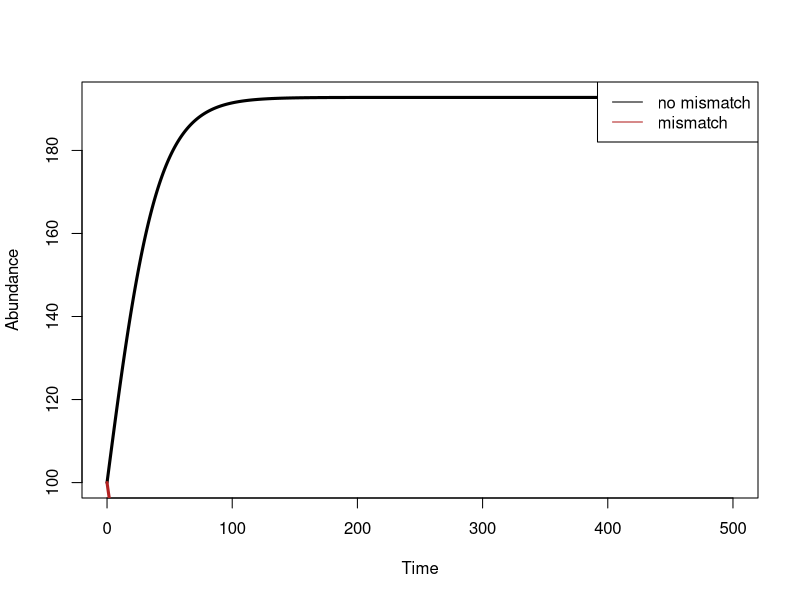

Generate this figure with R: (Note: this script raises an error after producing the figure.)
rm(list=ls())

#R script for modelling simple eco-evolutionary dynamics of a population

#Ecological model - no evolution of the phenotype, but the phenotype of the insect impacts growth rate
# Population dynamics only
b0<-1.5
d0<-0.5
w<-2  #width of the fitness curve
T<-20 #optimum Temperature
K<-200 #carrying capacity
u<- 20 # mean average trait value (the average optimum temperature at which fitness is the highest)
s<-0.1 #genetic variance. Here we assume environmental variance to be zero.
tmax<-500 #100 time points
dt<-0.05
N<-numeric(tmax)
N[1]<-100

for(t in 1:tmax){
  b<- (b0*w/sqrt(w^2+2*s))*exp(-(u-T)^2/(2*s+w^2))  #average rate of growth
  N[t+1] <- N[t] + N[t]*(b- d0- N[t]/K)*dt #euler approximation. This is being done in a simpler way. Euler approximation
  #is not accurate and one should switch to runge-kutta 4 or solvers for better accuracy.
  
  if(N[t+1]<0){N[t+1]<-0} # making sure abundance does drop below 0
}
plot(0:tmax,N, ylab="Abundance",xlab="Time",typ='l',lwd=3)




### What happens when Temperature is now 22 C ?


#Ecological model - no evolution of the phenotype, but the phenotype of the insect impacts growth rate
# Population dynamics only
b0<-1.5
d0<-0.5
w<-2 #width of the fitness curve
T<-22 #optimum Temperature
K<-200 #carrying capacity
u<- 20 # mean average trait value (the average optimum temperature at which fitness is the highest)
s<-0.1 #genetic variance. Here we assume environmental variance to be zero.
tmax<-500 #100 time points
dt<-0.05
N<-numeric(tmax)
N[1]<-100

for(t in 1:tmax){
  b<- (b0*w/sqrt(w^2+2*s))*exp(-(u-T)^2/(2*s+w^2))
  N[t+1] <- N[t] + N[t]*(b- d0-N[t]/K)*dt #euler approximation. This is being done in a simpler way. Euler approximation
  #is not accurate and one should switch to runge-kutta 4 or solvers for better accuracy.
  if(N[t+1]<0){N[t+1]<-0}
  
}
lines(0:tmax,N, ylab="Abundance",xlab="Time",typ='l', lwd=3,col="firebrick")
legend("topright", lty=c(1,1),col=c("black","firebrick"), c("no mismatch", "mismatch"))


#create a temporary data file

temp<-expand.grid(Temperature=seq(20,25,0.25)) %>%
  mutate(Equilibrium_Abundance=0)


for(r in 1:nrow(temp)){
  
  for(t in 1:tmax){
    T<-temp$Temperature[r]
    b<- (b0*w/sqrt(w^2+2*s))*exp(-(u-T)^2/(2*s+w^2)) #average rate of growth
    N[t+1] <- N[t] + N[t]*(b- d0-N[t]/K)*dt #euler approximation. This is being done in a simpler way. Euler approximation
    #is not accurate and one should switch to runge-kutta 4 or solvers for better accuracy.
  }
  
  temp$Equilibrium_Abundance[r]<- median(N,na.rm=T)
}

plot(temp$T,temp$Equilibrium_Abundance,cex=3,col="red", xlab="Temperature", ylab="Equilibrum mean abundance")

p1<-temp %>% ggplot(aes(x=(Temperature-20),y=Equilibrium_Abundance))+
  geom_point(size=4)+
  geom_line()+
  theme_classic()+
  ggtitle("No evolution of the mean phenotype")+
  geom_vline(xintercept = 1.3, linetype="dashed",col="grey2")+
  # geom_hline(yintercept = 0,linetype="dashed")+
  xlab("Mismatch in Temperature")+
  ylab("Equilibrium abundance")



############# Eco-Evolutionary dynamics ##############

# Here not only the population changes over time but also the mean trait evolves in response to changes

b0<-1.5
w<-2 #width of the fitness curve
T<-20 #optimum temperature
K<-200 #carrying capacity
s<-0.1 #genetic variance. Here we assume environmental variance to be zero. So Vp=Vg
tmax<-500 #100 time points
dt<-0.1
N<-numeric(tmax)
u<-numeric(tmax)
u[1]<-20# mean average trait value (the average optimum temperature at which fitness is the highest)
N[1]<-100

for(t in 1:tmax){
  b<- (b0*w/sqrt(w^2+2*s))*exp(-(u[t]-T)^2/(2*s+w^2))  #average rate of growth #average rate of growth
  N[t+1] <- N[t] + N[t]*(b- d0-N[t]/K)*dt #euler approximation. This is being done in a simpler way. Euler approximation
  #is not accurate and one should switch to runge-kutta 4 or solvers for better accuracy.
  dbdu<- -2*w*(u[t]-T)*exp(-(u[t]- T)^2/(2*s+w^2))/(2*s+w^2)^3/2
  u[t+1]<- u[t]+ (s*dbdu)*dt   #V_g*dr/du
  
}
par(mfrow=c(1,2))
plot(0:tmax,N, ylab="Abundance",xlab="Time",typ='l', lwd=3,col="firebrick")
plot(0:tmax,u, ylab="Mean trait",xlab="Time",typ='l', lwd=3,col="firebrick", ylim = c(19,21))




### 0.5 degree mismatch
b0<-1.5
w<-2 #width of the fitness curve
T<-21.5 #average local Temperature
K<-500 #carrying capacity
s<-1 #genetic variance. Here we assume environmental variance to be zero.
tmax<-500 #100 time points
dt<-0.1
N<-numeric(tmax)
u<-numeric(tmax)
u[1]<-20# mean average trait value (the average optimum temperature at which fitness is the highest)
N[1]<-100

for(t in 1:tmax){
  b<- (b0*w/sqrt(w^2+2*s))*exp(-(u[t]-T)^2/(2*s+w^2))  #average rate of growth #average rate of growth
  N[t+1] <- N[t] + N[t]*(b- d0-N[t]/K)*dt #euler approximation. This is being done in a simpler way. Euler approximation
  #is not accurate and one should switch to runge-kutta 4 or solvers for better accuracy.
  dbdu<- -2*w*(u[t]-T)*exp(-(u[t]- T)^2/(2*s+w^2))/(2*s+w^2)^3/2
  u[t+1]<- u[t]+ (s*dbdu)*dt   #V_g*dr/du
  
}
par(mfrow=c(1,2))
plot(0:tmax,N, ylab="Abundance",xlab="Time",typ='l', lwd=3,col="firebrick")
plot(0:tmax,u, ylab="Mean trait",xlab="Time",typ='l', lwd=3,col="firebrick")




############ Some random stochasticity in dynamics of population ###################




### 0.5 degree mismatch
b0<-1.5
w<-2 #width of the fitness curve
T<-21.5 #average local Temperature
K<-500 #carrying capacity
s<-1 #genetic variance. Here we assume environmental variance to be zero.
tmax<-500 #100 time points
dt<-0.1
N<-numeric(tmax)
u<-numeric(tmax)
u[1]<-20# mean average trait value (the average optimum temperature at which fitness is the highest)
N[1]<-100

noise_env<-rnorm(tmax,0,0.25)
for(t in 1:tmax){
  b<- (b0*w/sqrt(w^2+2*s))*exp(-(u[t]-T)^2/(2*s+w^2))  #average rate of growth #average rate of growth
  N[t+1] <- N[t] + N[t]*(b- d0-N[t]/K)*dt + N[t]*noise_env[t]*dt#euler approximation. This is being done in a simpler way. Euler approximation
  #is not accurate and one should switch to runge-kutta 4 or solvers for better accuracy.
  dbdu<- -2*w*(u[t]-T)*exp(-(u[t]- T)^2/(2*s+w^2))/(2*s+w^2)^3/2
  u[t+1]<- u[t]+ (s*dbdu)*dt   #V_g*dr/du
  
}
par(mfrow=c(1,2))
plot(0:tmax,N, ylab="Abundance",xlab="Time",typ='l', lwd=3,col="firebrick")
plot(0:tmax,u, ylab="Mean trait",xlab="Time",typ='l', lwd=3,col="firebrick")



#########################################################################


### 0.5 degree mismatch
b0<-1.5
w<-2 #width of the fitness curve
T<-22.5 #average local Temperature
K<-500 #carrying capacity
s<-0.1 #genetic variance. Here we assume environmental variance to be zero.
tmax<-1000 #100 time points
dt<-0.1
N<-numeric(tmax)
u<-numeric(tmax)
u[1]<-20# mean average trait value (the average optimum temperature at which fitness is the highest)
N[1]<-100

noise_env<-rnorm(tmax,0,0.25)
for(t in 1:tmax){
  b<- (b0*w/sqrt(w^2+2*s))*exp(-(u[t]-T)^2/(2*s+w^2))  #average rate of growth #average rate of growth
  N[t+1] <- N[t] + N[t]*(b- d0-N[t]/K)*dt + N[t]*noise_env[t]*dt#euler approximation. This is being done in a simpler way. Euler approximation
  #is not accurate and one should switch to runge-kutta 4 or solvers for better accuracy.
  dbdu<- -2*w*(u[t]-T)*exp(-(u[t]- T)^2/(2*s+w^2))/(2*s+w^2)^3/2
  u[t+1]<- u[t]+ (s*dbdu)*dt  #V_g*dr/du
  
}
par(mfrow=c(1,2))
plot(0:tmax,N, ylab="Abundance",xlab="Time",typ='l', lwd=3,col="firebrick")
plot(0:tmax,u, ylab="Mean trait",xlab="Time",typ='l', lwd=3,col="firebrick")